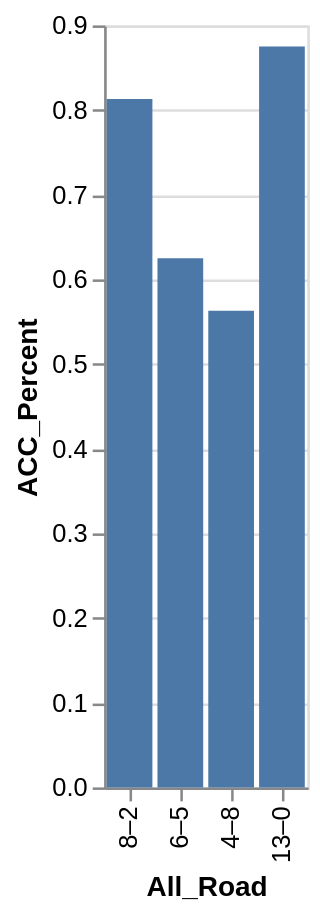

Specify this chart in Vega-Lite:
### Vega-Lite specification from a JSON file in a GitHub repository (floating-point values rounded to 4 significant figures)
{"data": {"values": [{"x_data": "13–0", "y_data": 0.875}, {"x_data": "8–2", "y_data": 0.813}, {"x_data": "6–5", "y_data": 0.625}, {"x_data": "4–8", "y_data": 0.563}]}, "mark": "bar", "encoding": {"x": {"field": "x_data", "type": "nominal", "title": "All_Road", "sort": "descending"}, "y": {"field": "y_data", "type": "quantitative", "title": "ACC_Percent"}}}
